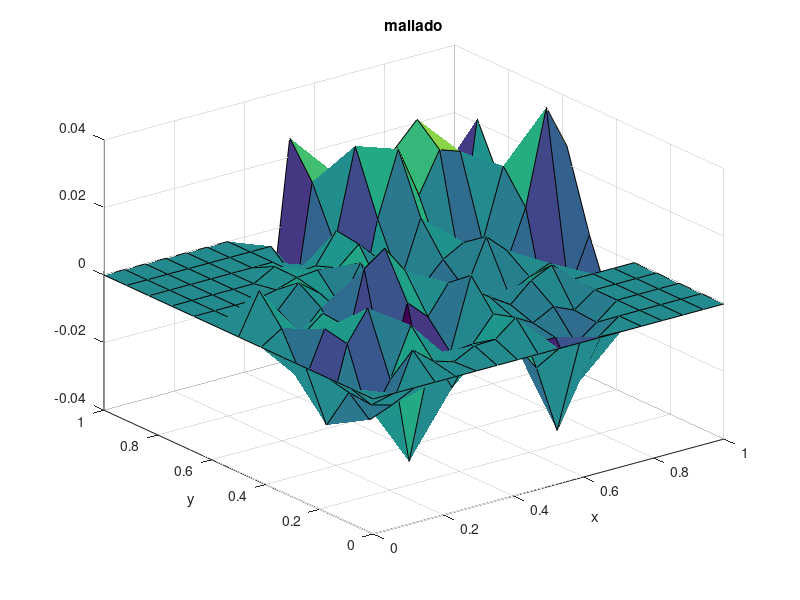

Write the MATLAB code that produced this figure.
clc
clear

E=importdata('direccion.txt'); % rireccion
D = E*pi/180; %angulos en radianes ()
V=importdata('velocidad.txt'); % velocidad

[fi,co]=size(D);
u = [fi co];
v = [fi co];
%descomposicion de la matriz en u y v
for i = 1:fi
    for j = 1:co
        if D(i,j) >=0 && pi/2 >= D(i,j)
            u(i,j)= -V(i,j)*cos(D(i,j));
            v(i,j)= -V(i,j)*sin(D(i,j));
        elseif D(i,j) >= pi/2 && pi >= D(i,j)
            u(i,j)= -V(i,j)*cos(D(i,j)-pi/2);
            v(i,j)= V(i,j)*sin(D(i,j)-pi/2);
        elseif D(i,j) >= pi && 3*pi/2 >= D(i,j)
            u(i,j)= V(i,j)*cos(D(i,j)-pi);
            v(i,j)= V(i,j)*sin(D(i,j)-pi);
       elseif D(i,j) >= 3*pi/2 && 2*pi >= D(i,j)
            u(i,j)= V(i,j)*cos(D(i,j)-3*pi/2);
            v(i,j)= -V(i,j)*sin(D(i,j)-3*pi/2);
        end          
    end
end

u
v

dx= 5*110 % 1° lat/ling =110km
dy= 5*110

for j=2:size(v,2)-2  % son las mismas dimensions
    for  i=2:size(v,1)-2
        P(i,j)=(v(i+1+1,j+1)-v(i-1+1,j+1 ))/(4*dy)-(u(i+1,j+1+1)-u(i+1,j-1+1))/(4*dx);
    end
end

P

xnodos = linspace(0,1,18);
ynodos = linspace(0,1,13);
surf(xnodos,ynodos,P);
title ('mallado');
xlabel('x');
ylabel('y');


        
        



